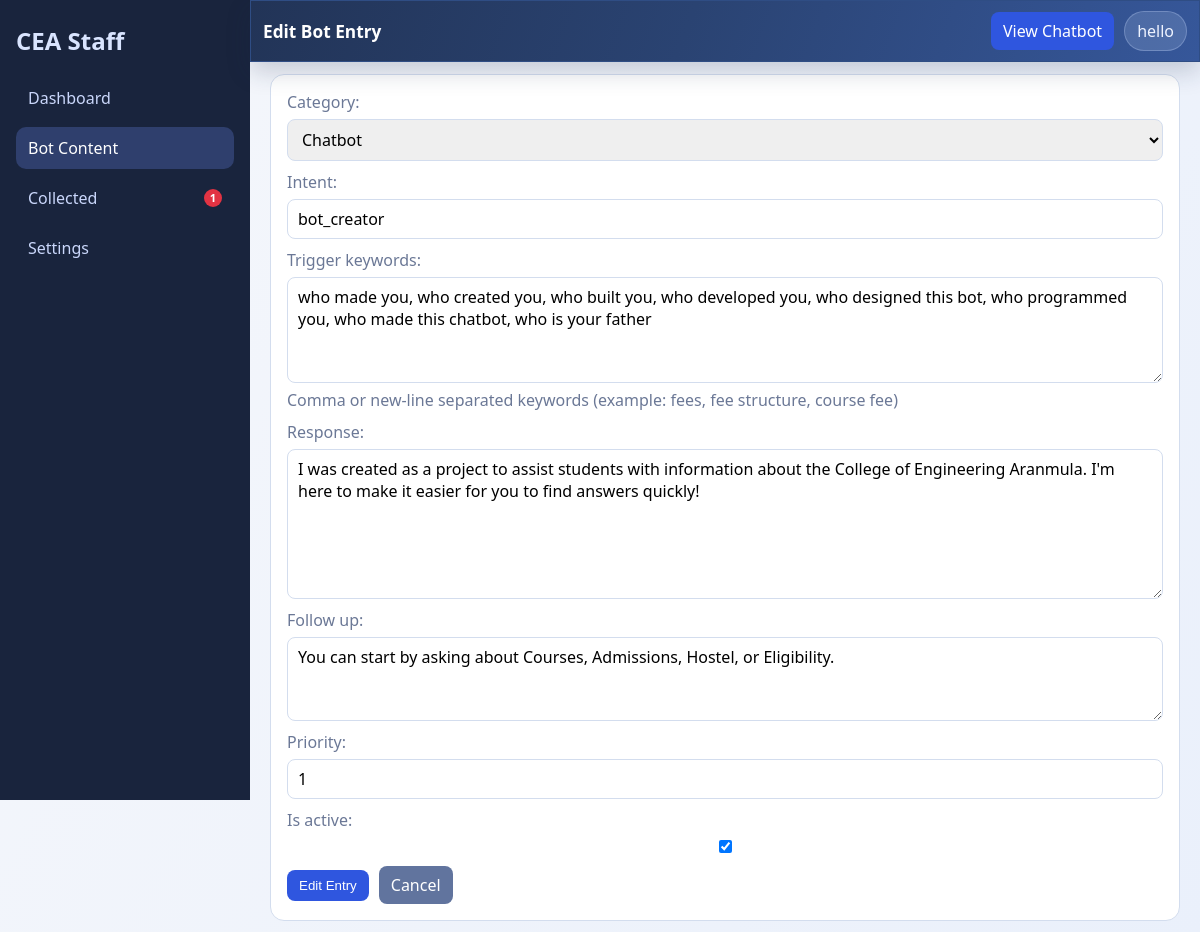
The app's page /staff/bot-content/10/edit/ (signed in) with its own data.
### public/models.py (models this page shows, shortened)
class ChatbotEntry(models.Model):
    CATEGORY_CHATBOT = "chatbot"
    CATEGORY_COLLEGE = "college"
    CATEGORY_CHOICES = (
        (CATEGORY_CHATBOT, "Chatbot"),
        (CATEGORY_COLLEGE, "College"),
    )
    category = models.CharField(max_length=20, choices=CATEGORY_CHOICES, default=CATEGORY_COLLEGE)
    intent = models.CharField(max_length=80)
    trigger_keywords = models.TextField(
        help_text="Comma or new-line separated keywords (example: fees, fee structure, course fee)"
    )
    response = models.TextField()
    follow_up = models.TextField(blank=True)
    phone_number = models.CharField(max_length=30, blank=True)
    whatsapp_number = models.CharField(max_length=30, blank=True)
    email_address = models.EmailField(blank=True)
    priority = models.PositiveIntegerField(default=100)
    is_active = models.BooleanField(default=True)
    updated_at = models.DateTimeField(auto_now=True)
    class Meta:
        ordering = ["category", "priority", "intent", "id"]

### staffpanel/views.py (the view)
# urls.py: path("bot-content/<int:entry_id>/edit/", views.bot_entry_edit, name="bot_entry_edit"),
@login_required
@user_passes_test(_is_staff_user)
def bot_entry_edit(request, entry_id):
    entry = get_object_or_404(ChatbotEntry, id=entry_id)
    if request.method == "POST":
        form = ChatbotEntryForm(request.POST, instance=entry)
        if form.is_valid():
            form.save()
            return redirect("staffpanel:bot_content")
    else:
        form = ChatbotEntryForm(instance=entry)
    focus = request.GET.get("focus", "").strip()
    return render(
        request,
        "staffpanel/bot_entry_form.html",
        {"form": form, "mode": "Edit", "entry": entry, "focus": focus},
    )

### staffpanel/context_processors.py (called while the page is built)
def pending_collected_context(request):
    if not request.user.is_authenticated:
        return {"pending_collected_count": 0}
    if not (request.user.is_staff or request.user.is_superuser):
        return {"pending_collected_count": 0}
    count = CollectedMessage.objects.filter(is_processed=False).count()
    return {"pending_collected_count": count}

### staffpanel/views.py (called while the page is built)
def _is_staff_user(user):
    return user.is_authenticated and (user.is_staff or user.is_superuser)

### staffpanel/templates/staffpanel/bot_entry_form.html (shortened to what this page needs)
{% extends 'staffpanel/base.html' %}
{% block page_title %}{{ mode }} Bot Entry{% endblock %}
{% block content %}
<section class="panel-card full">
    <form method="post" class="entry-form">
        {{ form.as_p }}
        <div class="form-actions">
            <button type="submit">{{ mode }} Entry</button>
            <a class="btn-link secondary-btn" href="{% url 'staffpanel:bot_content' %}">Cancel</a>
        </div>
    </form>
</section>
{% endblock %}

### templates/staffpanel/base.html (shortened to what this page needs)
{% load static %}
<!DOCTYPE html>
<html lang="en">
<head>
    <link rel="stylesheet" href="{% static 'staffpanel/css/staffpanel.css' %}?v=20260306u">
</head>
<body>
<div class="staff-shell">
    <aside class="side-nav">
        <h2>CEA Staff</h2>
        <nav>
            <a href="{% url 'staffpanel:dashboard' %}" class="{% if request.resolver_match.url_name == 'dashboard' %}active{% endif %}">Dashboard</a>
            <a href="{% url 'staffpanel:bot_content' %}" class="{% if request.resolver_match.url_name == 'bot_content' or request.resolver_match.url_name == 'bot_entry_create' or request.resolver_match.url_name == 'bot_entry_edit' or request.resolver_match.url_name == 'bot_entry_delete' or request.resolver_match.url_name == 'bot_entry_toggle' %}active{% endif %}">Bot Content</a>
            <a href="{% url 'staffpanel:collected' %}" class="">
                Collected
                {% if pending_collected_count > 0 %}<span class="nav-dot" aria-label="Pending collected">{{ pending_collected_count }}</span>{% endif %}
            </a>
            <a href="{% url 'staffpanel:settings' %}" class="{% if request.resolver_match.url_name == 'settings' %}active{% endif %}">Settings</a>
        </nav>
    </aside>
    <main class="content-area">
        <header class="top-bar">
            <h1>{% block page_title %}Staff Panel{% endblock %}</h1>
            <div class="top-actions">
                <a class="btn-link" href="/" target="_blank" rel="noopener">View Chatbot</a>
                <div class="user-chip">{{ request.user.username }}</div>
            </div>
        </header>
        {% block content %}{% endblock %}
    </main>
</div>
</body>
</html>

### staffpanel/static/staffpanel/css/staffpanel.css (style rules this page uses)
:root { --bg: #f2f5fa; --surface: #ffffff; --panel: #e9eef8; --line: #d3ddee; --text: #1f2a40; --muted: #6b7896; --primary: #2f56df; --primary-2: #2443b0; }
* { box-sizing: border-box; }
body { margin: 0; font-family: "Segoe UI", Tahoma, Geneva, Verdana, sans-serif; color: var(--text); background: linear-gradient(120deg, #f5f7fb, #eaf0fb); overflow-x: hidden; }
.staff-shell { display: grid; grid-template-columns: 250px 1fr; min-height: 100vh; }
.side-nav { background: #19243d; color: #d9e4ff; padding: 24px 16px; position: sticky; top: 0; height: 100vh; overflow-y: auto; }
.side-nav h2 { margin: 0 0 20px; }
.side-nav nav { display: grid; gap: 8px; }
.side-nav a { color: #cad7fb; text-decoration: none; padding: 10px 12px; border-radius: 10px; display: flex; align-items: center; justify-content: space-between; gap: 8px; }
.nav-dot { min-width: 18px; height: 18px; border-radius: 999px; display: inline-flex; align-items: center; justify-content: center; padding: 0 5px; background: #e23343; color: #fff; font-size: 0.7rem; font-weight: 700; line-height: 1; }
.side-nav a.active, .side-nav a:hover { background: rgba(111, 144, 250, 0.25); color: #fff; }
.content-area { padding: 0 20px 20px; min-width: 0; }
.top-bar { display: flex; justify-content: space-between; align-items: center; gap: 16px; background: linear-gradient(110deg, #223457, #2a4372 46%, #36579a); color: #eef3ff; border: 1px solid #2f4d84; border-radius: 0; padding: 10px 12px; margin: 0 -20px 12px; position: sticky; top: 0; z-index: 20; box-shadow: 0 10px 24px rgba(24, 39, 73, 0.2); }
.top-actions { display: flex; align-items: center; gap: 10px; }
.top-bar h1 { margin: 0; font-size: 1.08rem; color: #fff; }
.user-chip { background: rgba(213, 226, 255, 0.16); border: 1px solid rgba(200, 218, 255, 0.28); padding: 8px 12px; border-radius: 999px; color: #eef3ff; }
.stat-card, .panel-card { background: var(--surface); border: 1px solid var(--line); border-radius: 14px; padding: 16px; }
.panel-card p { color: var(--muted); margin: 0 0 14px; }
.panel-card button { border: 0; background: var(--primary); color: #fff; border-radius: 10px; padding: 8px 12px; }
.panel-card.full { margin-top: 6px; max-width: 100%; }
.search-form button, .btn-link, .form-actions button { display: inline-block; border: 0; background: var(--primary); color: #fff; border-radius: 8px; padding: 8px 12px; text-decoration: none; cursor: pointer; }
.entry-form p { display: grid; gap: 6px; margin: 0 0 10px; }
.entry-form input, .entry-form textarea, .entry-form select { border: 1px solid var(--line); border-radius: 8px; padding: 8px 10px; font: inherit; }
.entry-form textarea { resize: vertical; }
.form-actions { display: flex; align-items: center; gap: 10px; margin-top: 10px; }
.form-actions a { color: #fff; text-decoration: none; }
.secondary-btn { background: #61749e !important; }

### records on screen
ChatbotEntry: category "Chatbot", intent "bot_creator", trigger_keywords "who made you, who created you, who built you, who developed you, who designed this bot, who programmed you, who made this chatbot, who is your father", response "I was created as a project to assist students with information about the College of Engineering Aranmula. I'm here to make it easier for you to find answers quickly!", follow_up "You can start by asking about Courses, Admissions, Hostel, or Eligibility.", priority "1", is_active "☑"

### other values on screen
{{ pending_collected_count }} "1"
{{ mode }} "Edit"
{{ request.user.username }} "hello"
